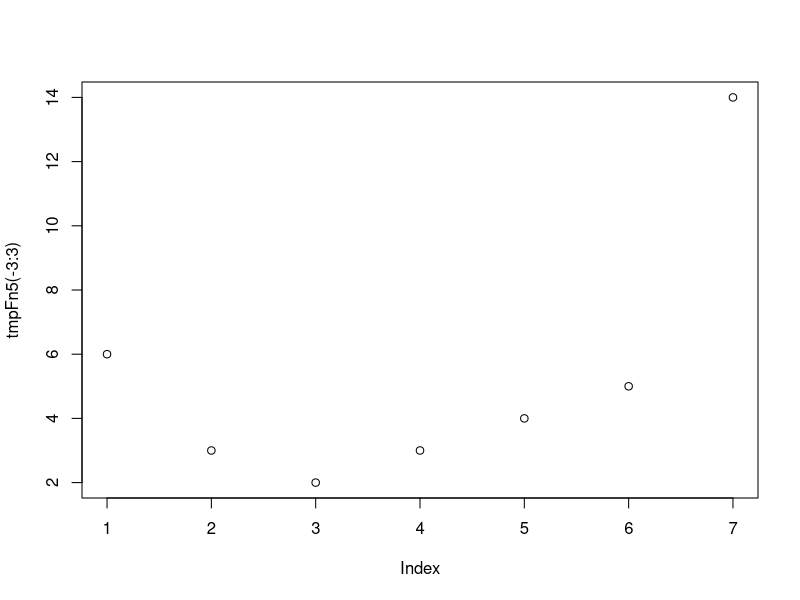

The R source for this figure:
## ---- chunk 1
knitr::opts_chunk$set(echo = TRUE)
## ---- chunk 2

tmpFn1 <- function(xVec){
  return(xVec^(1:length(xVec)))
}

## simple example
a <- c(2, 5, 3, 8, 2, 4)

b <- tmpFn1(a)
b

## ---- chunk 3
tmpFn2 <- function(xVec2){
  
  n = length(xVec2)
  
  return(xVec2^(1:n)/(1:n))
}



c <- tmpFn2(a)
c


## ---- chunk 4

tmpFn3 <- function(x, n){
  xVec <- rep(x,n)
  return (1 + sum((xVec^(1:n))/(1:n)))
}

tmpFn3(2, 3)

## ---- chunk 5

tmpFn4 <- function(xVec){
  n <- length(xVec)
  return((xVec[1:(n-2)]+xVec[2:(n-1)] + xVec[3:n])/3)
}
tmpFn4(c(1:5,6:1))

## ---- chunk 6

tmpFn5 <- function(xVec){
  return(ifelse(xVec < 0, xVec^2+2*xVec+3, ifelse(xVec < 2, xVec+3, xVec^2+4*xVec-7)))
}

plot(tmpFn5(-3:3))

## ---- chunk 7
tmpFn6 <- function(A){
  return(ifelse(A%%2 == 1, A*2, A))
}

tmpFn6(matrix(c(1,1,3,5,2,6,-2,-1,-3), byrow = TRUE, nr = 3))

## ---- chunk 8

tmpFn7 <- function(n, k){
  return(diag(k, nr = n))
}

## ---- chunk 9

quadrant <- function(alpha){
  if (alpha > 360){
    alpha <- alpha%%360
  }
  if (alpha >= 0 & alpha < 90){
    print("Quadrant 1")
  }
  else if (alpha >= 90 & alpha < 180){
    print("Quadrant 2")
  }
  else if (alpha >= 180 & alpha < 270){
    print("Quadrant 3")
  }
  else {
    print("Quadrant 4")
  }
}

quadrant(90)

## ---- chunk 10

weekday <- function(day, month, year){
  month_vector <- c(11:12,1:10)
  m <- month_vector[month[1]]
  k <- day[1]
  tmp_year <- as.numeric(strsplit(as.character(year[1]), "")[[1]])
  mod_year <- c(as.numeric(paste0(tmp_year[1],tmp_year[2])), as.numeric(paste0(tmp_year[3],tmp_year[4])))
  if (m == 11 || m == 12){
    y <- (mod_year[2] - 1)
    if (y == 99){
      c <- (mod_year[1] - 1)
    }
    else{
      c <- mod_year[1]
    }
  } 
  else {
    c <- mod_year[1]
    y <- mod_year[2] 
  }
  f <- (floor((2.6*m) - 0.2) + k + y + floor(y/4) + floor(c/4))%%7
  return (f)
  
}

## ---- chunk 11

testLoop <- function(n){
  x <- 1:(n-1)
  for (ii in 3:(n-1)){
    x[ii] <- x[ii-1] + (2/x[ii-1])
  }
  return(x)
}

## ---- chunk 12

testLoop2 <- function(yVec){
  n <- length(yVec)
  return(sum(exp(yVec)^(1:n)))
}

## ---- chunk 13

quadmap <- function(start, rho, niter){
  x <- 1:niter
  x[1] <- start
  for (ii in 2:niter){
    x[ii] <- rho*x[ii-1]*(1-x[ii-1])
  }
  return(x)
}

tmp <- quadmap(0.95, 2.99, 500)
## ---- chunk 14

number_of_iterations <- function(start, rho){
  count <- 0
  diff <- 100000
  x_n <- start
  while (diff >= 0.02){
    x_n1 <- rho*x_n*(1-x_n)
    diff <- abs(x_n1 - x_n)
    count <- count + 1
    x_n <- x_n1
  }
  return(count)
}

## ---- chunk 15

tmpFn8 <- function(xVec){
  x_mean <- mean(xVec)
  n <- length(xVec)
  r <- 1:length(xVec)
  for (k in 1:(length(xVec) - 1)){
    i <- k+1
    r[k] <- sum((xVec[i:n] - x_mean) *(xVec[k:(n-1)] - x_mean))/sum((xVec[k:n] - x_mean)^2)
  }
  return(r)
}

tmpFn8(seq(2,56,3))[1:2]
## ---- chunk 16

tmpFn9 <- function(xVec, k){
  x_mean <- mean(xVec)
  n <- length(xVec)
  r <- 1:(k)
  for (j in 1:(k)){
    i <- j+1
    r[j] <- sum((xVec[i:n] - x_mean) *(xVec[j:(n-1)] - x_mean))/sum((xVec[j:n] - x_mean)^2)
  }
  return(append(1,r))
}

tmpFn9(seq(2,56,3), 5)


